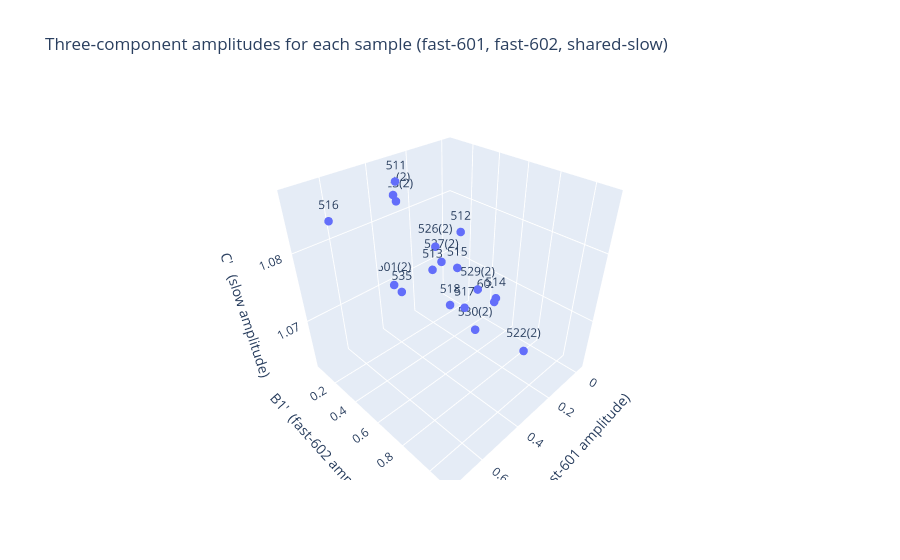

Notebook cell for this chart:
### Code cell
import os
import pickle
import numpy as np
import pandas as pd
from scipy.optimize import curve_fit
import plotly.express as px

# ------------------------------------------------------------
# Helper utilities (same as in your script)
# ------------------------------------------------------------
def load_data(path="output/processed_new_data_log.pkl"):
    if not os.path.exists(path):
        raise FileNotFoundError(
            f"Pickle file not found at '{path}'. Please make sure the path is correct or upload it."
        )
    with open(path, "rb") as f:
        return pickle.load(f)

def mean_curve(df, key):
    prefix = f"Sample_{key.split('(')[0]}"
    slice_cols = [c for c in df.columns if c.startswith(prefix)]
    t = df["Time"].values.astype(float)
    y = df[slice_cols].mean(axis=1).values.astype(float)
    return t, y

def double_exp(t, A1, k1, A2, k2):
    return A1 * np.exp(-k1 * t) + A2 * np.exp(-k2 * t)

def basis_matrix3(t, k1, k1b, k2):
    return np.column_stack([np.exp(-k1 * t), np.exp(-k1b * t), np.exp(-k2 * t)])

# ------------------------------------------------------------
# 1. Load data & fit source samples to get the three decay rates
# ------------------------------------------------------------
data_dict = load_data()

# --- Fit 601(2) ---
t601, y601 = mean_curve(data_dict["601(2)"], "601(2)")
p0_601 = [1.0, 0.05, 0.5, 0.005]           # rough starting guesses
A1, k1, A2, k2 = curve_fit(double_exp, t601, y601, p0=p0_601, maxfev=10000)[0]

# --- Fit 602(2) ---
t602, y602 = mean_curve(data_dict["602(2)"], "602(2)")
p0_602 = [A1, k1, A2, k2]
B1, k1b, B2, k2b = curve_fit(double_exp, t602, y602, p0=p0_602, maxfev=10000)[0]

# Use k1 (fast‑601), k1b (fast‑602), and k2 (shared slow) as fixed rates
print(f"Using decay rates k1={k1:.4f}, k1b={k1b:.4f}, k2={k2:.4f}")

# ------------------------------------------------------------
# 2. Fit every sample as A1′*e^(‑k1t) + B1′*e^(‑k1b t) + C′*e^(‑k2 t)
# ------------------------------------------------------------
rows = []
for sample_key, df in data_dict.items():
    t, y = mean_curve(df, sample_key)
    X3 = basis_matrix3(t, k1, k1b, k2)
    coeffs, *_ = np.linalg.lstsq(X3, y, rcond=None)
    rows.append(dict(Sample=sample_key, A1p=coeffs[0], B1p=coeffs[1], Cp=coeffs[2]))

coef_df = pd.DataFrame(rows)

# ------------------------------------------------------------
# 3. Interactive 3‑D scatter plot
# ------------------------------------------------------------
fig = px.scatter_3d(
    coef_df,
    x="A1p",
    y="B1p",
    z="Cp",
    text="Sample",
    title="Three‑component amplitudes for each sample\n(fast‑601, fast‑602, shared‑slow)",
)
fig.update_traces(marker=dict(size=5))
fig.update_layout(scene=dict(
    xaxis_title="A1′  (fast‑601 amplitude)",
    yaxis_title="B1′  (fast‑602 amplitude)",
    zaxis_title="C′   (slow amplitude)"
))
fig.show()

### Figure 1 — Plotly figure (JSON) as saved in the notebook; plotly's stock layout.template omitted (floating-point values rounded to 4 significant figures)
{"data": [{"hovertemplate": "A1p=%{x}<br>B1p=%{y}<br>Cp=%{z}<br>Sample=%{text}<extra></extra>", "legendgroup": "", "marker": {"color": "#636efa", "size": 5, "symbol": "circle"}, "mode": "markers+text", "name": "", "scene": "scene", "showlegend": false, "text": ["511", "512", "513", "514", "515", "516", "517", "518", "522(2)", "523(2)", "524(2)", "526(2)", "527(2)", "529(2)", "530(2)", "535", "601(2)", "602(2)"], "type": "scatter3d", "x": [0.3983, 0.4378, 0.4706, 0.3792, 0.2602, 0.7014, 0.3522, 0.735, 0.07339, 0.3033, 0.3001, 0.2069, 0.1827, 0.09607, 0.126, 0.4296, 0.3695, -0.02641], "y": [0.2484, 0.7544, 0.6164, 0.9094, 0.499, 0.2901, 0.678, 1.101, 0.8219, 0.07382, 0.04572, 0.2458, 0.2617, 0.4573, 0.4857, 0.2926, 0.1142, 0.4589], "z": [1.087, 1.085, 1.08, 1.078, 1.076, 1.086, 1.073, 1.086, 1.063, 1.082, 1.083, 1.076, 1.073, 1.07, 1.063, 1.073, 1.071, 1.065]}], "layout": {"legend": {"tracegroupgap": 0}, "scene": {"domain": {"x": [0, 1], "y": [0, 1]}, "xaxis": {"title": {"text": "A1′  (fast‑601 amplitude)"}}, "yaxis": {"title": {"text": "B1′  (fast‑602 amplitude)"}}, "zaxis": {"title": {"text": "C′   (slow amplitude)"}}}, "title": {"text": "Three‑component amplitudes for each sample\n(fast‑601, fast‑602, shared‑slow)"}}}
